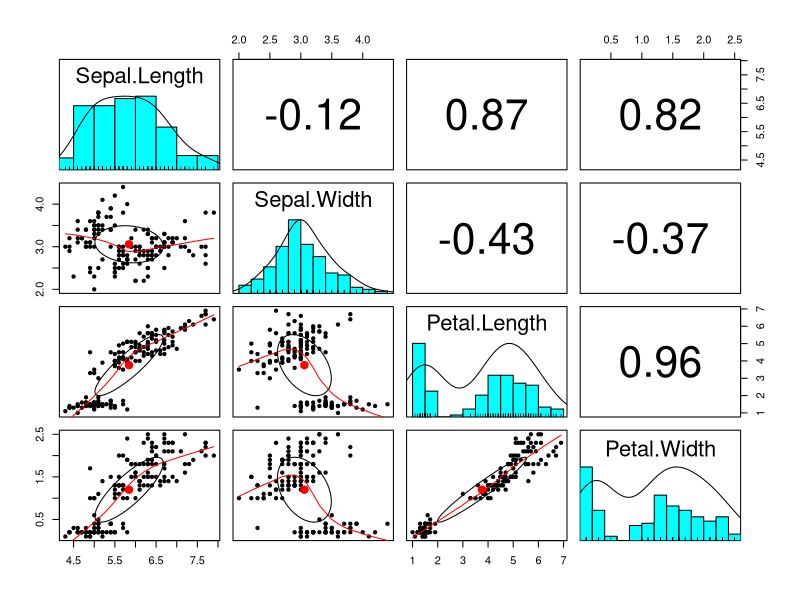
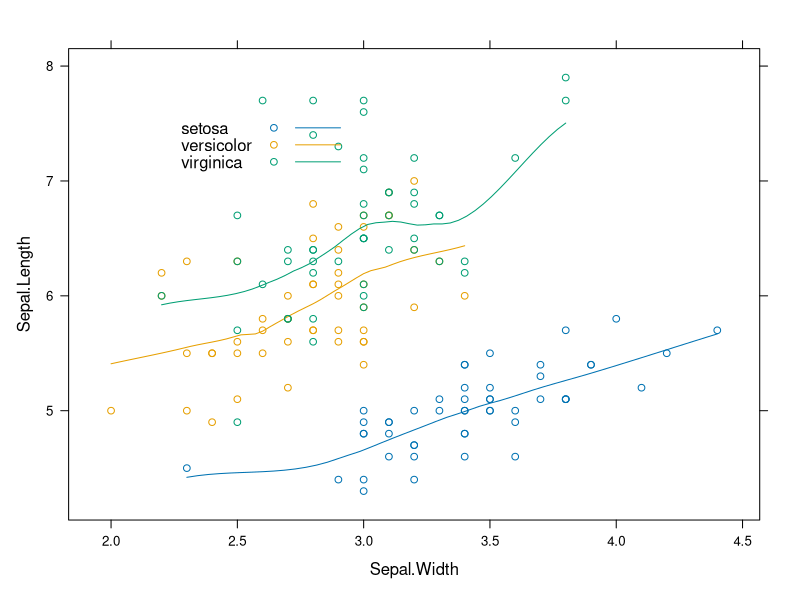
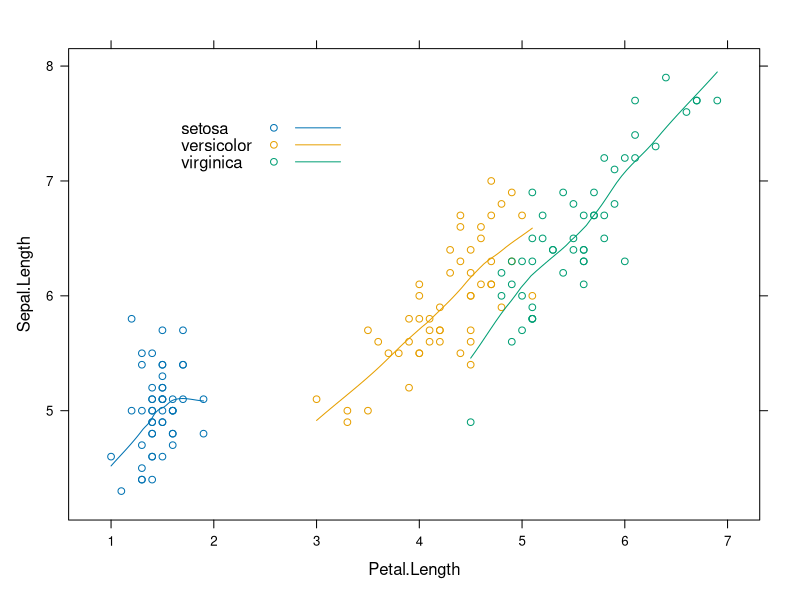
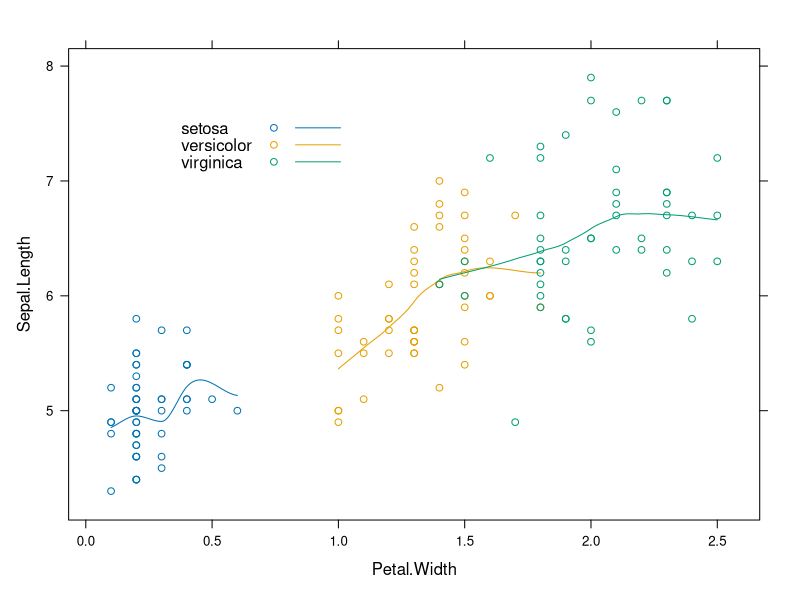
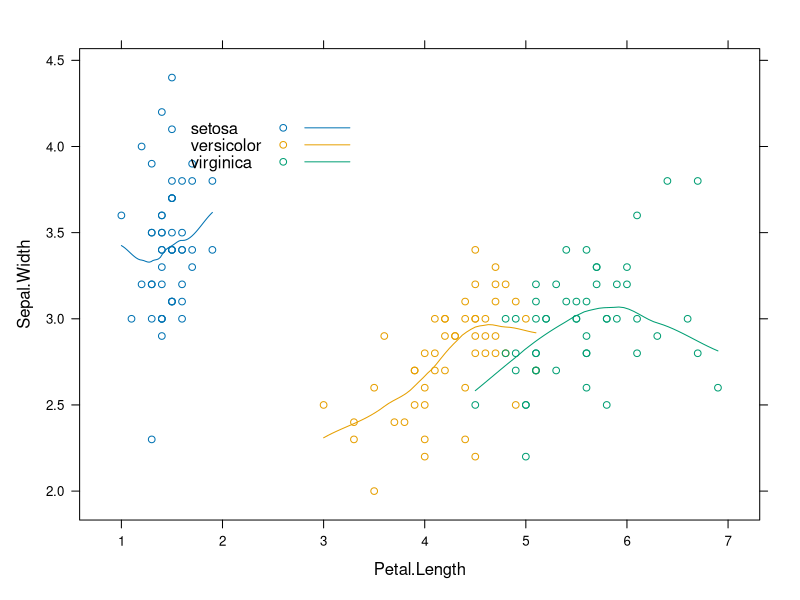
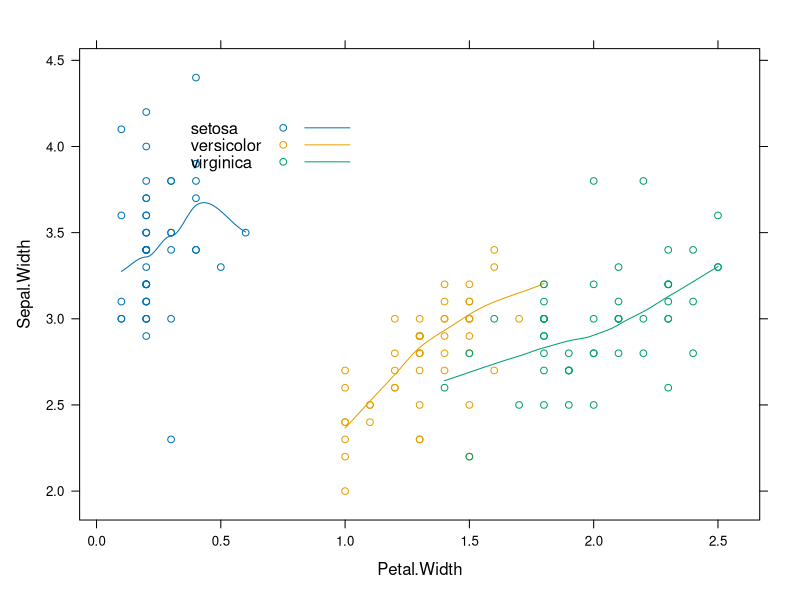
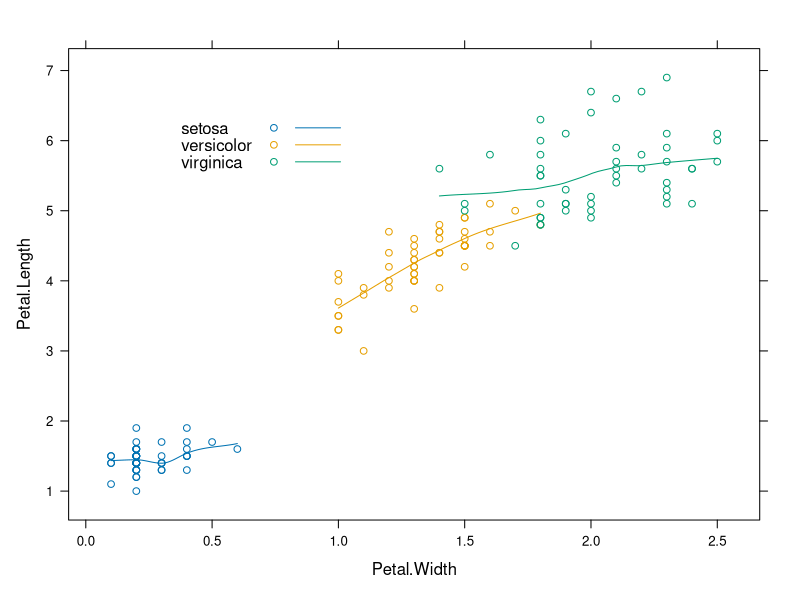

Generate these figures, in order, with R:

#Short description: knn is a predictive modelling and instance based 
#learning algorithm capable to predict unseen data labels outcomes based on 
#previous values. In this simple example, i will use the iris dataset avalaible
#in R built in datasets package

#Step 1 : load and get to know your data

#load and check data structure
iris<-data.frame(datasets::iris)
dim(iris)
str(iris)
summary(iris)

#Step 2 : Exploratory analysis

#Visualize data to retrieve the main patterns
library(psych)
library(lattice)
pairs.panels(iris[,1:4])

xyplot(Sepal.Length ~ Sepal.Width, data=iris, groups=Species,
       panel=panel.superpose,
       type=c("p", "smooth"), span=0.75,
       auto.key=list(x=0.15, y=0.85, bty="l")
)

xyplot(Sepal.Length ~ Petal.Length, data=iris, groups=Species,
       panel=panel.superpose,
       type=c("p", "smooth"), span=0.75,
       auto.key=list(x=0.15, y=0.85, bty="l")
)

xyplot(Sepal.Length ~ Petal.Width, data=iris, groups=Species,
       panel=panel.superpose,
       type=c("p", "smooth"), span=0.75,
       auto.key=list(x=0.15, y=0.85, bty="l")
)

xyplot(Sepal.Width ~ Petal.Length, data=iris, groups=Species,
       panel=panel.superpose,
       type=c("p", "smooth"), span=0.75,
       auto.key=list(x=0.15, y=0.85, bty="l")
)

xyplot(Sepal.Width ~ Petal.Width, data=iris, groups=Species,
       panel=panel.superpose,
       type=c("p", "smooth"), span=0.75,
       auto.key=list(x=0.15, y=0.85, bty="l")
)

xyplot(Petal.Length ~ Petal.Width, data=iris, groups=Species,
       panel=panel.superpose,
       type=c("p", "smooth"), span=0.75,
       auto.key=list(x=0.15, y=0.85, bty="l")
)

#Print the correlation matrixes for each of the classes of the target variable:
#(Setosa, Versicolor,Virginica)

#overall correlation between numeric variables
cor(iris[,1:4]) 

# Return the values of iris levels
x=levels(iris$Species) 


#Print all the correlation matrixes by classes
# Setosa correlation matrix
print(x[1]) 
cor(iris[iris$Species==x[1],1:4])

# Versicolor correlation matrix
print(x[2]) 
cor(iris[iris$Species==x[2],1:4])

# Virginica correlation matrix
print(x[3]) 
cor(iris[iris$Species==x[3],1:4])

#look how data is shaped and distributed around species
round(prop.table(table(iris$Species)*100), digits=1)
summary(iris)

